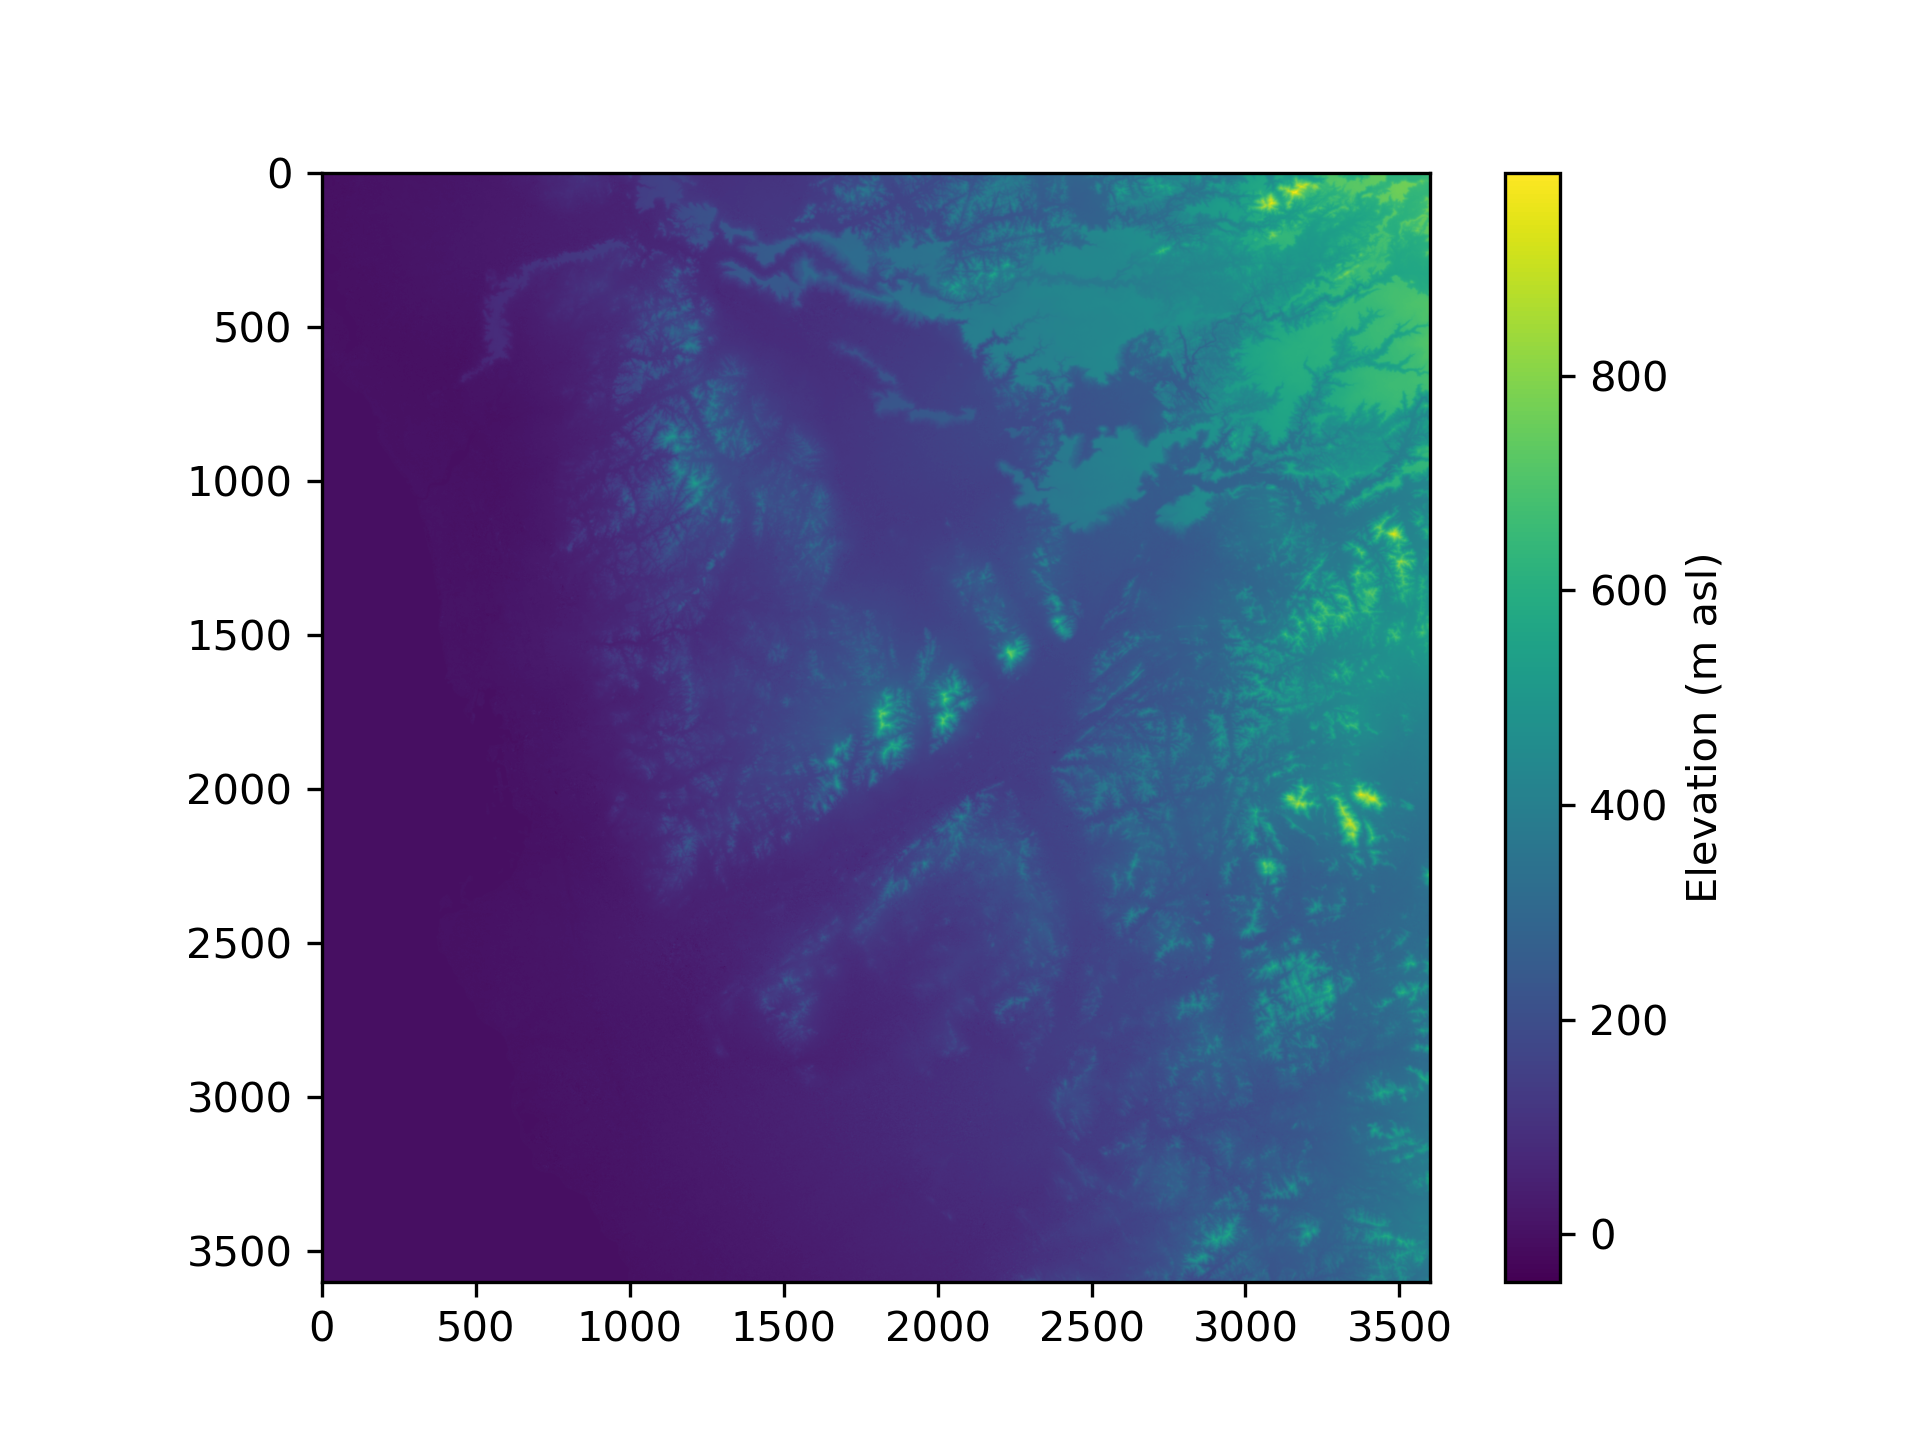

Write the Python code that produced this figure.
import numpy as np
import pandas as pd
import matplotlib.pyplot as plt
import pdb
import xarray as xr
dset = xr.open_dataset(r"C:\Users\AZMEERAM\Downloads\SRTMGL1_NC.003_Data\N21E039.SRTMGL1_NC.nc")

print(dset.variables)


DEM=np.array(dset.variables["SRTMGL1_DEM"])
plt.imshow(DEM)
cbar = plt.colorbar()
cbar.set_label("Elevation (m asl)")


plt.savefig("assignment_1.png", dpi=300)
plt.show()
pdb.set_trace()

#the generated figure shows the topography in Jeddah
